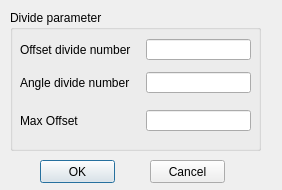
<ui version="4.0" >
 <class>TQFDividedlgClass</class>
 <widget class="QDialog" name="TQFDividedlgClass" >
  <property name="geometry" >
   <rect>
    <x>0</x>
    <y>0</y>
    <width>282</width>
    <height>190</height>
   </rect>
  </property>
  <property name="windowTitle" >
   <string>TQFDividedlg</string>
  </property>
  <widget class="QPushButton" name="OK" >
   <property name="geometry" >
    <rect>
     <x>40</x>
     <y>160</y>
     <width>75</width>
     <height>23</height>
    </rect>
   </property>
   <property name="text" >
    <string>OK</string>
   </property>
  </widget>
  <widget class="QPushButton" name="Cancel" >
   <property name="geometry" >
    <rect>
     <x>150</x>
     <y>160</y>
     <width>75</width>
     <height>23</height>
    </rect>
   </property>
   <property name="text" >
    <string>Cancel</string>
   </property>
  </widget>
  <widget class="QGroupBox" name="Basic_parameter_3" >
   <property name="geometry" >
    <rect>
     <x>10</x>
     <y>10</y>
     <width>251</width>
     <height>141</height>
    </rect>
   </property>
   <property name="title" >
    <string>Divide parameter</string>
   </property>
   <widget class="QLabel" name="label_12" >
    <property name="geometry" >
     <rect>
      <x>10</x>
      <y>29</y>
      <width>120</width>
      <height>21</height>
     </rect>
    </property>
    <property name="text" >
     <string>Offset divide number</string>
    </property>
   </widget>
   <widget class="QLineEdit" name="OffsetDivNumber" >
    <property name="geometry" >
     <rect>
      <x>136</x>
      <y>29</y>
      <width>105</width>
      <height>21</height>
     </rect>
    </property>
   </widget>
   <widget class="QLabel" name="label_13" >
    <property name="geometry" >
     <rect>
      <x>10</x>
      <y>62</y>
      <width>120</width>
      <height>21</height>
     </rect>
    </property>
    <property name="text" >
     <string>Angle divide number</string>
    </property>
   </widget>
   <widget class="QLineEdit" name="AngleDivNumber" >
    <property name="geometry" >
     <rect>
      <x>136</x>
      <y>62</y>
      <width>105</width>
      <height>21</height>
     </rect>
    </property>
   </widget>
   <widget class="QLabel" name="label_14" >
    <property name="geometry" >
     <rect>
      <x>10</x>
      <y>100</y>
      <width>120</width>
      <height>21</height>
     </rect>
    </property>
    <property name="text" >
     <string>Max Offset</string>
    </property>
   </widget>
   <widget class="QLineEdit" name="MaxOffset" >
    <property name="geometry" >
     <rect>
      <x>136</x>
      <y>100</y>
      <width>105</width>
      <height>21</height>
     </rect>
    </property>
   </widget>
  </widget>
 </widget>
 <layoutdefault spacing="6" margin="11" />
 <resources/>
 <connections/>
</ui>
